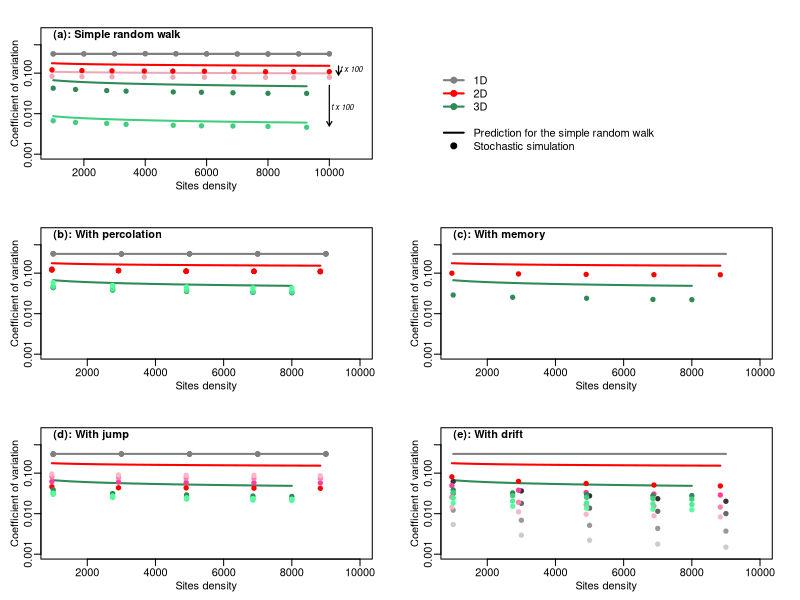

The R script that drew this image:
library(ggplot2)
theme_set(theme_classic() + theme(legend.position = "top")  )

d<-read.csv("Compiled_Results.csv", header=T)
########
pdf("CVsimulation.pdf")
op<-par(mfrow=c(3,2),mgp=c(1.5,0.5,0),mar=c(3,3,2,2)+0.1)
###### Default model with t=10e5
#
df<-subset(d,d$model=="default")
#######
plot(df[df$method=="prediction" & df$dimensionality==1,]$initial_density,df[df$method=="prediction" & df$dimensionality==1,]$CV,xlim=c(1000,11000),ylim=c(0.001,1.0),pch = 20,col=0, xlab="Sites density", ylab="Coefficient of variation",log='y', yaxt="n")
lines(df[df$method=="prediction" & df$dimensionality==1,]$initial_density,df[df$method=="prediction" & df$dimensionality==1,]$CV, col='gray50',lwd=2)
lines(df[df$method=="prediction" & df$dimensionality==2,]$initial_density,df[df$method=="prediction" & df$dimensionality==2,]$CV, col='pink2',lwd=2)
lines(df[df$method=="prediction" & df$dimensionality==3,]$initial_density,df[df$method=="prediction" & df$dimensionality==3,]$CV, col='seagreen3',lwd=2)
points(df[df$method=="simulation" & df$dimensionality==1,]$initial_density,df[df$method=="simulation" & df$dimensionality==1,]$CV, col='gray50',lwd=2,pch = 20)
points(df[df$method=="simulation" & df$dimensionality==2,]$initial_density,df[df$method=="simulation" & df$dimensionality==2,]$CV, col='pink2',lwd=2,pch = 20)
points(df[df$method=="simulation" & df$dimensionality==3,]$initial_density,df[df$method=="simulation" & df$dimensionality==3,]$CV, col='seagreen3',lwd=2,pch = 20)
axis(2,at = c(0.001, 0.01, 0.1, 0.5))
arrows(10300,0.15, 10300, 0.09, col = 'black',lwd=1.2,code=2,length=0.05)
text(x=10360,y=0.13,substitute(paste(italic('t x 100'))), col='black', cex=0.7, adj=0)
arrows(10000,0.05, 10000, 0.005, col = 'black',lwd=1.2,code=2,length=0.05)
text(x=10060,y=0.015,substitute(paste(italic('t x 100'))), col='black', cex=0.7, adj=0)
#text(x=9900,y=0.4,substitute(paste(bold('1D'))), col='gray50')
#text(x=9900,y=0.125,substitute(paste(bold('2D'))), col='red')
#text(x=9900,y=0.008,substitute(paste(bold('3D'))), col='seagreen4')
text(x=1000,y=0.85,substitute(paste(bold('(a): Simple random walk'))), col='black', cex=1, adj=0)
####  default model with t=10e5
#
df<-subset(d,d$model=="default10e5") 
lines(df[df$method=="prediction" & df$dimensionality==1,]$initial_density,df[df$method=="prediction" & df$dimensionality==1,]$CV, col='gray50',lwd=2)
lines(df[df$method=="prediction" & df$dimensionality==2,]$initial_density,df[df$method=="prediction" & df$dimensionality==2,]$CV, col='red',lwd=2)
lines(df[df$method=="prediction" & df$dimensionality==3,]$initial_density,df[df$method=="prediction" & df$dimensionality==3,]$CV, col='seagreen4',lwd=2)
points(df[df$method=="simulation" & df$dimensionality==1,]$initial_density,df[df$method=="simulation" & df$dimensionality==1,]$CV, col='gray50',lwd=2,pch = 20)
points(df[df$method=="simulation" & df$dimensionality==2,]$initial_density,df[df$method=="simulation" & df$dimensionality==2,]$CV, col='red',lwd=2,pch = 20)
points(df[df$method=="simulation" & df$dimensionality==3,]$initial_density,df[df$method=="simulation" & df$dimensionality==3,]$CV, col='seagreen4',lwd=2,pch = 20)
#### empty plot
plot.new()
legend("bottomleft", legend = c("Prediction for the simple random walk", "Stochastic simulation"), col = c('black'), pch = c(NA,19), lty=c(1,NA),bty = "n",lwd=2)
legend("left", legend = c("1D", "2D","3D"), col = c('gray50','red','seagreen4'), pch = c(19), lty=c(1),bty = "n",lwd=2)
#rect(xleft = 0, xright = 0.9, ybottom = 0, ytop = 0.8)
######  Model with percolation
#
df<-subset(d,d$model=="percolation")
#######
plot(df[df$method=="prediction" & df$dimensionality==1,]$initial_density,df[df$method=="prediction" & df$dimensionality==1,]$CV,xlim=c(1000,10000),ylim=c(0.001,1.0),pch = 20,col=0, xlab="Sites density", ylab="Coefficient of variation",log='y', yaxt="n")
lines(df[df$method=="prediction" & df$dimensionality==1 & df$additional_parameter_value==0.5,]$initial_density,df[df$method=="prediction" & df$dimensionality==1 & df$additional_parameter_value==0.5,]$CV, col='gray50',lwd=2)
lines(df[df$method=="prediction" & df$dimensionality==2 & df$additional_parameter_value==0.5,]$initial_density,df[df$method=="prediction" & df$dimensionality==2 & df$additional_parameter_value==0.5,]$CV, col='red',lwd=2)
lines(df[df$method=="prediction" & df$dimensionality==3 & df$additional_parameter_value==0.5,]$initial_density,df[df$method=="prediction" & df$dimensionality==3 & df$additional_parameter_value==0.5,]$CV, col='seagreen4',lwd=2)
points(df[df$method=="simulation" & df$dimensionality==1,]$initial_density,df[df$method=="simulation" & df$dimensionality==1,]$CV, col='gray50',lwd=2,pch = 20)
points(df[df$method=="simulation" & df$dimensionality==2,]$initial_density,df[df$method=="simulation" & df$dimensionality==2,]$CV, col=c('red'),lwd=2,pch = 20)
points(df[df$method=="simulation" & df$dimensionality==3,]$initial_density,df[df$method=="simulation" & df$dimensionality==3,]$CV, col=c(rep('seagreen4',5),rep('seagreen3',5),rep('seagreen2',5), rep('seagreen1',5)),lwd=2,pch = 20)
#######
axis(2,at = c(0.001, 0.01, 0.1, 0.5))
text(x=1000,y=0.85,substitute(paste(bold('(b): With percolation'))), col='black', cex=1, adj=0)
######  Model with memory
#
df<-subset(d,d$model=="memory")
####### 
plot(df[df$method=="prediction" & df$dimensionality==1,]$initial_density,df[df$method=="prediction" & df$dimensionality==1,]$CV,xlim=c(1000,10000),ylim=c(0.001,1.0),pch = 20,col=0, xlab="Sites density", ylab="Coefficient of variation",log='y', yaxt="n")
lines(df[df$method=="prediction" & df$dimensionality==1,]$initial_density,df[df$method=="prediction" & df$dimensionality==1,]$CV, col='gray50',lwd=2)
lines(df[df$method=="prediction" & df$dimensionality==2,]$initial_density,df[df$method=="prediction" & df$dimensionality==2,]$CV, col='red',lwd=2)
lines(df[df$method=="prediction" & df$dimensionality==3,]$initial_density,df[df$method=="prediction" & df$dimensionality==3,]$CV, col='seagreen4',lwd=2)
points(df[df$method=="simulation" & df$dimensionality==1,]$initial_density,df[df$method=="simulation" & df$dimensionality==1,]$CV, col='gray50',lwd=2,pch = 20)
points(df[df$method=="simulation" & df$dimensionality==2,]$initial_density,df[df$method=="simulation" & df$dimensionality==2,]$CV, col='red',lwd=2,pch = 20)
points(df[df$method=="simulation" & df$dimensionality==3,]$initial_density,df[df$method=="simulation" & df$dimensionality==3,]$CV, col='seagreen4',lwd=2,pch = 20)
axis(2,at = c(0.001, 0.01, 0.1, 0.5))
text(x=1000,y=0.85,substitute(paste(bold('(c): With memory'))), col='black', cex=1,adj=0)
######  Model with jump
#
df<-subset(d,d$model=="jump")
####### 
plot(df[df$method=="prediction" & df$dimensionality==1,]$initial_density,df[df$method=="prediction" & df$dimensionality==1,]$CV,xlim=c(1000,10000),ylim=c(0.001,1.0),pch = 20,col=0, xlab="Sites density", ylab="Coefficient of variation",log='y', yaxt="n")
lines(df[df$method=="prediction" & df$dimensionality==1 & df$additional_parameter_value==2,]$initial_density,df[df$method=="prediction" & df$dimensionality==1 & df$additional_parameter_value==2,]$CV, col='gray50',lwd=2)
lines(df[df$method=="prediction" & df$dimensionality==2 & df$additional_parameter_value==2,]$initial_density,df[df$method=="prediction" & df$dimensionality==2 & df$additional_parameter_value==2,]$CV, col='red',lwd=2)
lines(df[df$method=="prediction" & df$dimensionality==3 & df$additional_parameter_value==2,]$initial_density,df[df$method=="prediction" & df$dimensionality==3 & df$additional_parameter_value==2,]$CV, col='seagreen4',lwd=2)
points(df[df$method=="simulation" & df$dimensionality==1,]$initial_density,df[df$method=="simulation" & df$dimensionality==1,]$CV, col='gray50',lwd=2,pch = 20)
points(df[df$method=="simulation" & df$dimensionality==2,]$initial_density,df[df$method=="simulation" & df$dimensionality==2,]$CV, col=c(rep('red',5),rep('violetred1',5),rep('palevioletred1',5), rep('pink1',5)),lwd=2,pch = 20)
points(df[df$method=="simulation" & df$dimensionality==3,]$initial_density,df[df$method=="simulation" & df$dimensionality==3,]$CV, col=c(rep('seagreen4',5),rep('seagreen3',5),rep('seagreen2',5), rep('seagreen1',5)),lwd=2,pch = 20)
axis(2,at = c(0.001, 0.01, 0.1, 0.5))
text(x=1000,y=0.85,substitute(paste(bold('(d): With jump'))), col='black', cex=1,adj=0)
######  Model with drift
#
df<-subset(d,d$model=="drift")
####### 
plot(df[df$method=="prediction" & df$dimensionality==1,]$initial_density,df[df$method=="prediction" & df$dimensionality==1,]$CV,xlim=c(1000,10000),ylim=c(0.001,1.0),pch = 20,col=0, xlab="Sites density", ylab="Coefficient of variation",log='y', yaxt="n")
lines(df[df$method=="prediction" & df$dimensionality==1 & df$additional_parameter_value==0.05,]$initial_density,df[df$method=="prediction" & df$dimensionality==1 & df$additional_parameter_value==0.05,]$CV, col='gray50',lwd=2)
lines(df[df$method=="prediction" & df$dimensionality==2 & df$additional_parameter_value==0.05,]$initial_density,df[df$method=="prediction" & df$dimensionality==2 & df$additional_parameter_value==0.05,]$CV, col='red',lwd=2)
lines(df[df$method=="prediction" & df$dimensionality==3 & df$additional_parameter_value==0.05,]$initial_density,df[df$method=="prediction" & df$dimensionality==3 & df$additional_parameter_value==0.05,]$CV, col='seagreen4',lwd=2)
points(df[df$method=="simulation" & df$dimensionality==1,]$initial_density,df[df$method=="simulation" & df$dimensionality==1,]$CV, col=c(rep('gray20',5),rep('gray40',5),rep('gray60',5), rep('gray80',5)),lwd=2,pch = 20)
points(df[df$method=="simulation" & df$dimensionality==2,]$initial_density,df[df$method=="simulation" & df$dimensionality==2,]$CV,col=c(rep('red',5),rep('violetred1',5),rep('palevioletred1',5), rep('pink1',5)),lwd=2,pch = 20)
points(df[df$method=="simulation" & df$dimensionality==3,]$initial_density,df[df$method=="simulation" & df$dimensionality==3,]$CV,col=c(rep('seagreen4',5),rep('seagreen3',5),rep('seagreen2',5), rep('seagreen1',5)),lwd=2,pch = 20)
axis(2,at = c(0.001, 0.01, 0.1, 0.5))
text(x=1000,y=0.85,substitute(paste(bold('(e): With drift'))), col='black', cex=1,adj=0)
######
dev.off()
